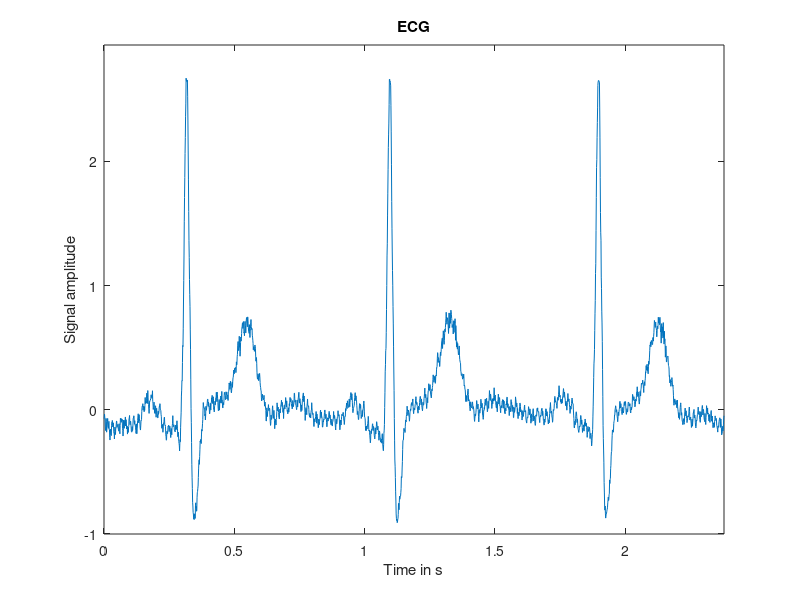
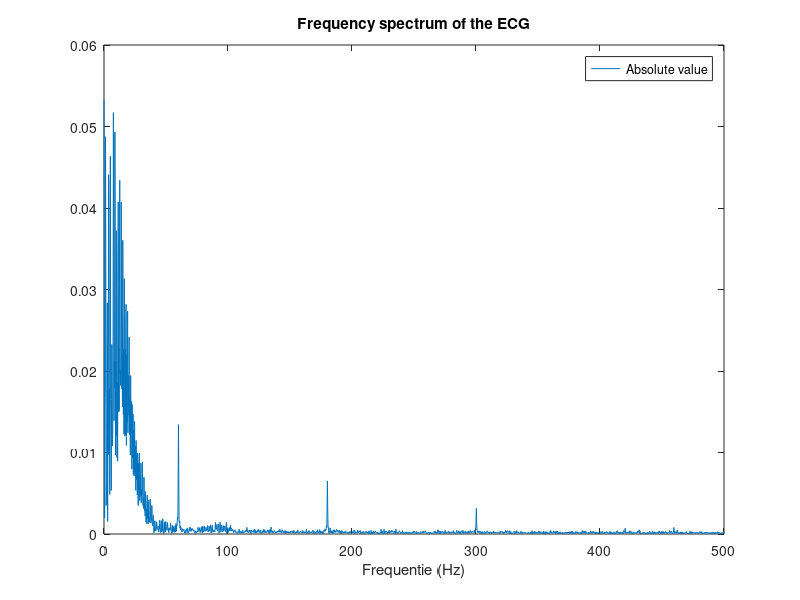
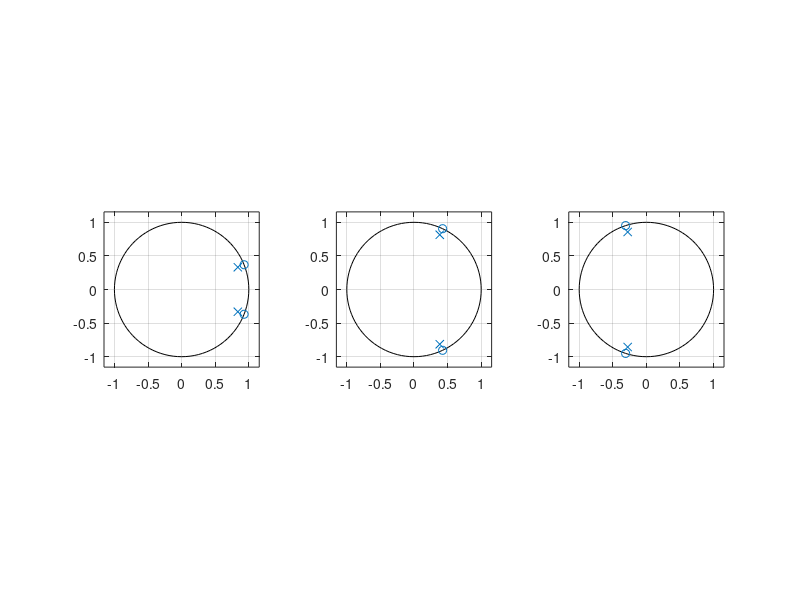
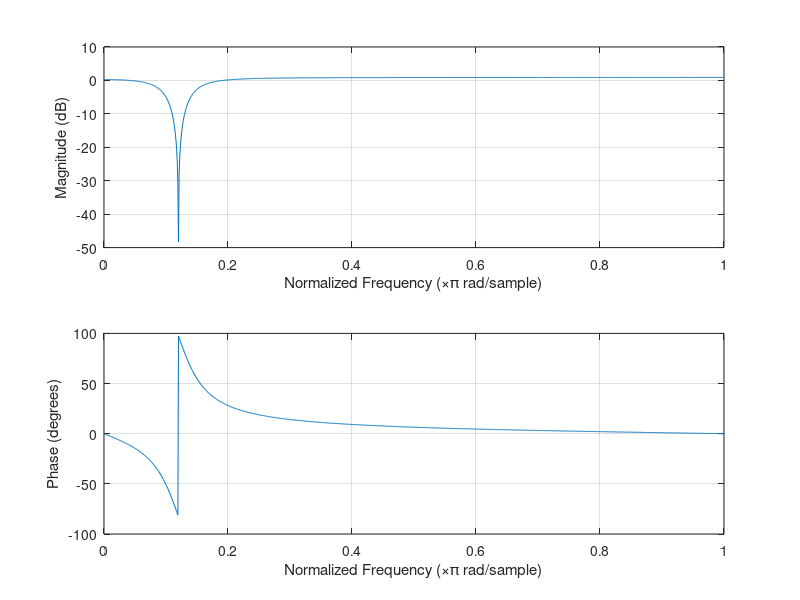

These figures' MATLAB source, in order: (Note: this script raises an error after producing the figures.)
close all
%% 1)Give sample time domain signal:
%Signal of ecg1
signal = load('ecg.mat');
signal = signal.ecg;

%Sample frequency and period
fs = 1000;
Ts = 1/fs;

%Nyquist frequency
fn = fs / 2;

%Extrema and length of the raw signal
sig_max = max(signal);
sig_min = min(signal);
m = length(signal);
%Plot the signal in the time domain
totaltime = Ts*m;

time = linspace(0,totaltime,m);
plot(time,signal)
axis([0,totaltime,1.1*sig_min,1.1*sig_max]);
xlabel("Time in s");
ylabel("Signal amplitude");
title("ECG");

%% 2.a) Spectrum analysis:
figure

%Calculate the DFT of the signal using the FFT:
n=2^nextpow2(m); %Efficiently calculate FFT using N = power of 2 
X = fft(signal,n)/n; %MATLAB requires this get the correct amplitude
X_real = real(X); %Real component of the fft
X_imag = imag(X); %Imaginary component of the fft
X_abs = abs(X); %Absolute value of the fft

%Rescaling of the output:
%Rescaling based on reccomendations from https://nl.mathworks.com/help/matlab/ref/fft.html
f = fs*(0:(n/2))/n;
X_plot = X_abs(1:n/2+1);

%Plot the frequency spectrum
plot(f,X_plot)
title("Frequency spectrum of the ECG");
legend("Absolute value");
xlabel("Frequentie (Hz)");

%% 2.b) Filter design
figure
%In the frequency spectrum, we powerline noise at 60Hz
%There appear to also be 2 harmonic compenents, at 180Hz(=3*60Hz) and at
%300Hz(=5*60Hz).
%We design 3 notch-filters to remove these 3 components.

%Define frequencies to be removed:
f0 = 60;
f1 = 3*60;
f2 = 5*60;

%Angles on the unit circle for these frequencies:
theta0 = (pi/fn) * f0;
theta1 = (pi/fn) * f1;
theta2 = (pi/fn) * f2;

a = 0.9; %Value defined in lab assignment.

%Values for a-and b-component of the IIR. For the derivation of the
%formula, please refer to the lab report.
b0 = [1 -2*cos(theta0) 1];
b1 = [1 -2*cos(theta1) 1];
b2 = [1 -2*cos(theta2) 1];

a0 = [1 -2*a*cos(theta0) a*a];
a1 = [1 -2*a*cos(theta1) a*a];
a2 = [1 -2*a*cos(theta2) a*a];

%Placement of these poles and zeros on the unit circle:
subplot(1,3,1);
zplane(b0,a0);
subplot(1,3,2);
zplane(b1,a1);
subplot(1,3,3);
zplane(b2,a2);

%% 3) Differential equations and direct form II schematic

%% 4) Impulse and frequency response
%These will only be calculated for the first filter (for 60Hz)
figure
freqz(b0,a0,1024);
fvtool(b0,a0)
%[H,W] = freqz(b0,a0,1024);
%plot(W/pi,20*log10(abs(H)));

figure
impz(b0,a0);
%% 5)Filtering:
signal0 = filter(b0,a0,signal);
signal1 = filter(b1,a1,signal0);
signal2 = filter(b2,a2,signal1);

%Spectrum-analysis after filtering:
figure
X0 = abs(fft(signal0,n) / n);
X1 = abs(fft(signal1,n) / n);
X2 = abs(fft(signal2,n) / n);

X0 = X0(1:n/2+1);
X1 = X1(1:n/2+1);
X2 = X2(1:n/2+1);
subplot(4,1,1)
plot(f,X_plot)
subplot(4,1,2)
plot(f,X0)
subplot(4,1,3)
plot(f,X1)
subplot(4,1,4)
plot(f,X2)

%Time-domain signals:
figure

subplot(4,1,1)
plot(time,signal)
time = linspace(0,totaltime,m);
axis([0,totaltime,1.1*sig_min,1.1*sig_max]);
xlabel("Time in s");
ylabel("Signal amplitude");
title("ECG");

subplot(4,1,2)
plot(time,signal0)
time = linspace(0,totaltime,m);
axis([0,totaltime,1.1*sig_min,1.1*sig_max]);
xlabel("Time in s");
ylabel("Signal amplitude");
title("ECG");

subplot(4,1,3)
plot(time,signal1)
time = linspace(0,totaltime,m);
axis([0,totaltime,1.1*sig_min,1.1*sig_max]);
xlabel("Time in s");
ylabel("Signal amplitude");
title("ECG");

subplot(4,1,4)
plot(time,signal2)
time = linspace(0,totaltime,m);
axis([0,totaltime,1.1*sig_min,1.1*sig_max]);
xlabel("Time in s");
ylabel("Signal amplitude");
title("ECG");

%% 7)Resample
%The highest useful frequency:
f_useful = 50;  %If this is <50, the entire signal is ruined
%The corresponding new sample frequency:
fs_new = 2 * f_useful;

%Find decimation and interpolation values:
proportion = fs_new / fs;
[I,D] = findInterpolationDecimation(proportion,3);
I = double(I);
D = double(D);

%For any resampling, first do the interpolation
resampledSignal = upsample(signal,I);

%Next, use a low pass filter to prevent aliasing
%1) Calculated stopband frequencies for I and D:
fs_I = fs * I;          %Sample frequency after interpolation: Fy = Fx * I
fn_I = fs_I / (2*I);    %Stopband frequency of the new signal = Fy / (2I)
fs_D = fs_I / D;        %Sample frequency after decimation: Fy = Fx / D
fn_D = fs_D / 2;            %Stoband frequency of the new signal = Fy / 2

%The required minimal stopband frequency then is:
fstop = min(fn_I,fn_D);
df = 5;                %Transition band width in Hz
                        %This gives a cutoff frequency of:
                        %(this is the case for a transition band of 10Hz)
wc = (fstop + (fstop - df)) / fs_I * pi;
%wc = 0.25*pi;
%The low pass filters needs to be a IIR filter.
%For the formula, please refer to the lab report:
Ts_I = 1 / fs_I;
Ohm = (2 / Ts_I) * tan(wc / 2);
b = [Ohm * Ts_I, Ohm * Ts_I];
a = [Ohm * Ts_I + 2, Ohm * Ts_I - 2];
fvtool(b,a);
freqz(b,a);
resampledSignal = downsample(resampledSignal,D);

figure
subplot(2,1,1)
time = linspace(0,totaltime,m);
plot(time,signal)
axis([0,totaltime,1.1*sig_min,1.1*sig_max]);
xlabel("Time in s");
ylabel("Signal amplitude");
title("ECG");

subplot(2,1,2)
totalTime2 = fs_new * length(resampledSignal);
time2 = linspace(0,totalTime2,length(resampledSignal));
plot(time2,resampledSignal)
axis([0,totalTime2,1.1*min(resampledSignal),1.1*max(resampledSignal)]);
xlabel("Time in s");
ylabel("Signal amplitude");
title("ECG");

n2=2^nextpow2(length(resampledSignal)); %Efficiently calculate FFT using N = power of 2 
X_res = fft(resampledSignal,n2)/n2; %MATLAB requires this get the correct amplitude
X_res = abs(X_res); %Absolute value of the fft

f2 = fs_new*(0:(n2/2))/n2;
X_res = X_res(1:n2/2+1);
figure
plot(f2,X_res)